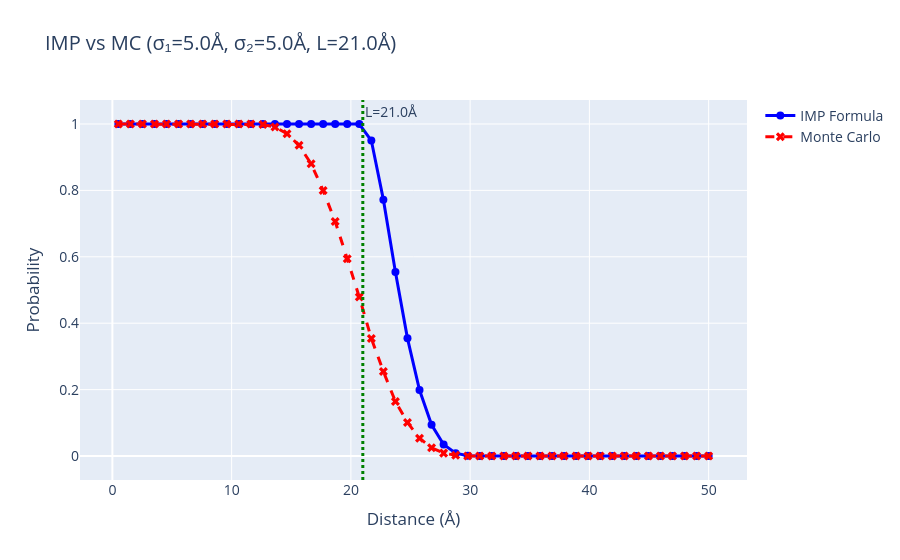

Source (notebook cell):
### Code cell
import numpy as np
import matplotlib.pyplot as plt
import IMP
import IMP.core
from math import pi
import os

def compute_imp_probability(d, sigma1, sigma2, L):
    """
    Compute IMP analytical formula probability (pofr only).
    Matches logic of CrossLinkMS class exactly.
    
    Parameters:
    -----------
    d : float
        Distance between particle centers
    sigma1, sigma2 : float
        Uncertainty radii
    L : float
        Crosslinker maximum length
    """
    # Helper function matching CrossLinkMS.sphere_cap
    def sphere_cap(r1, r2, d):
        sc = 0.0
        if d <= max(r1, r2) - min(r1, r2):
            sc = min(4.0 / 3 * pi * r1 * r1 * r1,
                     4.0 / 3 * pi * r2 * r2 * r2)
        elif d >= r1 + r2:
            sc = 0
        else:
            sc = (pi / 12 / d * (r1 + r2 - d) * (r1 + r2 - d)) * \
                 (d * d + 2 * d * r1 - 3 * r1 * r1 + 2 * d * r2 + 6 * r1 * r2 -
                  3 * r2 * r2)
        return sc

    # Logic matching CrossLinkMS.get_probability loop
    dist = d
    if dist <= 0.001: dist = 0.001
    
    sigmai = sigma1
    sigmaj = sigma2

    voli = 4.0 / 3.0 * pi * sigmai * sigmai * sigmai
    volj = 4.0 / 3.0 * pi * sigmaj * sigmaj * sigmaj

    fi = 0
    fj = 0

    if dist < sigmai + sigmaj:
        xlvol = 4.0 / 3.0 * pi * (L / 2) * (L / 2) * \
            (L / 2)
        fi = min(voli, xlvol)
        fj = min(volj, xlvol)
    else:
        di = dist - sigmaj - L / 2
        dj = dist - sigmai - L / 2
        fi = sphere_cap(sigmai, L / 2, abs(di))
        fj = sphere_cap(sigmaj, L / 2, abs(dj))

    pofr = fi * fj / voli / volj
    
    return pofr

def compute_mc_probability(p1, p2, sigma1, sigma2, L, N=100000):
    """
    Compute Monte Carlo probability by sampling uniformly within spheres.
    
    Parameters:
    -----------
    p1, p2 : np.ndarray
        Center positions of spheres
    sigma1, sigma2 : float
        Radii of uncertainty spheres
    L : float
        Crosslinker maximum length
    N : int
        Number of MC samples
    
    Returns:
    --------
    prob_mc : float
        Probability that distance < L
    """
    # Sample points uniformly within sphere 1
    # Method: Sample from uniform sphere using rejection sampling or inverse transform
    q1_samples = sample_uniform_sphere(p1, sigma1, N)
    q2_samples = sample_uniform_sphere(p2, sigma2, N)
    
    # Calculate pairwise distances
    distances = np.linalg.norm(q1_samples - q2_samples, axis=1)
    
    # Probability that distance < L
    prob_mc = np.mean(distances < L)
    return prob_mc

def sample_uniform_sphere(center, radius, N):
    """
    Sample points uniformly within a sphere using the standard method.
    More efficient than rejection sampling.
    
    Parameters:
    -----------
    center : np.ndarray, shape (3,)
        Center of sphere
    radius : float
        Radius of sphere
    N : int
        Number of samples needed
    
    Returns:
    --------
    samples : np.ndarray, shape (N, 3)
        Points uniformly distributed within sphere
    """
    # Sample radial distance: r^3 uniform -> r = radius * u^(1/3)
    u = np.random.uniform(0, 1, N)
    r = radius * u**(1/3)
    
    # Sample directions uniformly on sphere
    theta = np.random.uniform(0, 2*np.pi, N)  # Azimuthal angle
    phi = np.arccos(2*np.random.uniform(0, 1, N) - 1)  # Polar angle (uniform in cos)
    
    # Convert to Cartesian
    x = r * np.sin(phi) * np.cos(theta)
    y = r * np.sin(phi) * np.sin(theta)
    z = r * np.cos(phi)
    
    samples = np.column_stack((x, y, z)) + center
    return samples

import os
import numpy as np
import matplotlib.pyplot as plt
import plotly.graph_objects as go  # For interactive Plotly plot

def create_comparison_plot(sigma1=5.0, sigma2=5.0, L=21.0, N_mc=100000):
    """
    Simplified comparison plot: IMP vs Monte Carlo probabilities.
    Interactive Plotly plot displayed, Matplotlib used for PDF save.
    """
    distances = np.linspace(0.5, 50, 50)
    prob_imp = []
    prob_mc = []
    
    p1 = np.array([0.0, 0.0, 0.0])
    
    print(f"Computing probabilities (N={N_mc})...")
    for sep in distances:
        p2 = np.array([sep, 0.0, 0.0])
        prob_imp.append(compute_imp_probability(sep, sigma1, sigma2, L))
        prob_mc.append(compute_mc_probability(p1, p2, sigma1, sigma2, L, N=N_mc))
    
    # Create Plotly figure for interactive display
    fig_plotly = go.Figure()
    fig_plotly.add_trace(go.Scatter(x=distances, y=prob_imp, mode='lines+markers', name='IMP Formula', line=dict(color='blue', width=3), marker=dict(size=8)))
    fig_plotly.add_trace(go.Scatter(x=distances, y=prob_mc, mode='lines+markers', name='Monte Carlo', line=dict(color='red', width=3, dash='dash'), marker=dict(size=8, symbol='x')))
    fig_plotly.add_vline(x=L, line=dict(color='green', dash='dot', width=3), annotation_text=f'L={L}Å')
    fig_plotly.update_layout(
        title=f'IMP vs MC (σ₁={sigma1}Å, σ₂={sigma2}Å, L={L}Å)',
        xaxis_title='Distance (Å)',
        yaxis_title='Probability',
        font=dict(size=14)
    )
    fig_plotly.show()  # Display interactive Plotly plot
    
    # Create Matplotlib figure for PDF save
    fig, ax = plt.subplots(figsize=(10, 6))
    ax.plot(distances, prob_imp, 'o-', color='blue', linewidth=3, markersize=8, label='IMP Formula')
    ax.plot(distances, prob_mc, 'x--', color='red', linewidth=3, markersize=8, label='Monte Carlo')
    ax.axvline(x=L, color='green', linestyle=':', linewidth=3, label=f'L={L}Å')
    ax.set_xlabel('Distance (Å)', fontsize=16)
    ax.set_ylabel('Probability', fontsize=16)
    ax.set_title(f'IMP vs MC (σ₁={sigma1}Å, σ₂={sigma2}Å, L={L}Å)', fontsize=18)
    ax.legend(fontsize=14)
    ax.grid(True, alpha=0.3)
    
    # Ensure output directory exists
    if not os.path.exists("output_figures"):
        os.makedirs("output_figures")
    
    # Save as PDF
    filename = f"output_figures/imp_vs_mc_sigma{sigma1}_L{L}.pdf"
    fig.savefig(filename, bbox_inches='tight')
    print(f"Figure saved to {filename}")
    
    return fig, {
        'distances': distances, 
        'prob_imp': np.array(prob_imp), 
        'prob_mc': np.array(prob_mc)
    }
    
# Example usage (same as before)
fig_comparison, results = create_comparison_plot(
    sigma1=5.0, 
    sigma2=5.0, 
    L=21.0, 
    N_mc=100000
)

#fig_comparison.show()

# Detailed table
print("\nDetailed Comparison Table:")
print("-" * 80)
print(f"{'Distance (Å)':>12} | {'IMP Prob':>10} | {'MC Prob':>10} |")
print("-" * 80)

test_distances = [2.0, 3.0, 4.0, 5.0, 8.0, 10.0, 12.0, 15.0, 18.0, 20.0, 20.5, 21.0, 22.0, 23.0, 25.0, 30.0, 40.0]
for test_d in test_distances:
    idx = np.argmin(np.abs(results['distances'] - test_d))
    actual_d = results['distances'][idx]
    p_imp = results['prob_imp'][idx]
    p_mc = results['prob_mc'][idx]
    
    print(f"{actual_d:12.1f} | {p_imp:10.6f} | {p_mc:10.6f} |")

print("-" * 80)

### Figure 1 — Plotly figure (JSON) as saved in the notebook; plotly's stock layout.template omitted (floating-point values rounded to 4 significant figures)
{"data": [{"line": {"color": "blue", "width": 3}, "marker": {"size": 8}, "mode": "lines+markers", "name": "IMP Formula", "type": "scatter", "x": [0.5, 1.51, 2.52, 3.531, 4.541, 5.551, 6.561, 7.571, 8.582, 9.592, 10.6, 11.61, 12.62, 13.63, 14.64, 15.65, 16.66, 17.67, 18.68, 19.69, 20.7, 21.71, 22.72, 23.73, 24.74, 25.76, 26.77, 27.78, 28.79, 29.8, 30.81, 31.82, 32.83, 33.84, 34.85, 35.86, 36.87, 37.88, 38.89, 39.9, 40.91, 41.92, 42.93, 43.94, 44.95, 45.96, 46.97, 47.98, 48.99, 50.0], "y": [1, 1, 1, 1, 1, 1, 1, 1, 1, 1, 1, 1, 1, 1, 1, 1, 1, 1, 1, 1, 1, 0.9502, 0.7722, 0.5545, 0.3544, 0.1987, 0.09409, 0.0348, 0.008431, 0.0007971, 5.759e-07, 0, 0, 0, 0, 0, 0, 0, 0, 0, 0, 0, 0, 0, 0, 0, 0, 0, 0, 0]}, {"line": {"color": "red", "dash": "dash", "width": 3}, "marker": {"size": 8, "symbol": "x"}, "mode": "lines+markers", "name": "Monte Carlo", "type": "scatter", "x": [0.5, 1.51, 2.52, 3.531, 4.541, 5.551, 6.561, 7.571, 8.582, 9.592, 10.6, 11.61, 12.62, 13.63, 14.64, 15.65, 16.66, 17.67, 18.68, 19.69, 20.7, 21.71, 22.72, 23.73, 24.74, 25.76, 26.77, 27.78, 28.79, 29.8, 30.81, 31.82, 32.83, 33.84, 34.85, 35.86, 36.87, 37.88, 38.89, 39.9, 40.91, 41.92, 42.93, 43.94, 44.95, 45.96, 46.97, 47.98, 48.99, 50.0], "y": [1, 1, 1, 1, 1, 1, 1, 1, 1, 1, 1, 1.0, 0.9983, 0.9911, 0.9705, 0.9358, 0.8803, 0.7997, 0.7064, 0.5939, 0.4787, 0.3542, 0.2546, 0.1639, 0.1012, 0.05347, 0.02492, 0.00863, 0.00198, 0.00024, 0, 0, 0, 0, 0, 0, 0, 0, 0, 0, 0, 0, 0, 0, 0, 0, 0, 0, 0, 0]}], "layout": {"annotations": [{"showarrow": false, "text": "L=21.0Å", "x": 21, "xanchor": "left", "xref": "x", "y": 1, "yanchor": "top", "yref": "y domain"}], "font": {"size": 14}, "shapes": [{"line": {"color": "green", "dash": "dot", "width": 3}, "type": "line", "x0": 21, "x1": 21, "xref": "x", "y0": 0, "y1": 1, "yref": "y domain"}], "title": {"text": "IMP vs MC (σ₁=5.0Å, σ₂=5.0Å, L=21.0Å)"}, "xaxis": {"title": {"text": "Distance (Å)"}}, "yaxis": {"title": {"text": "Probability"}}}}
